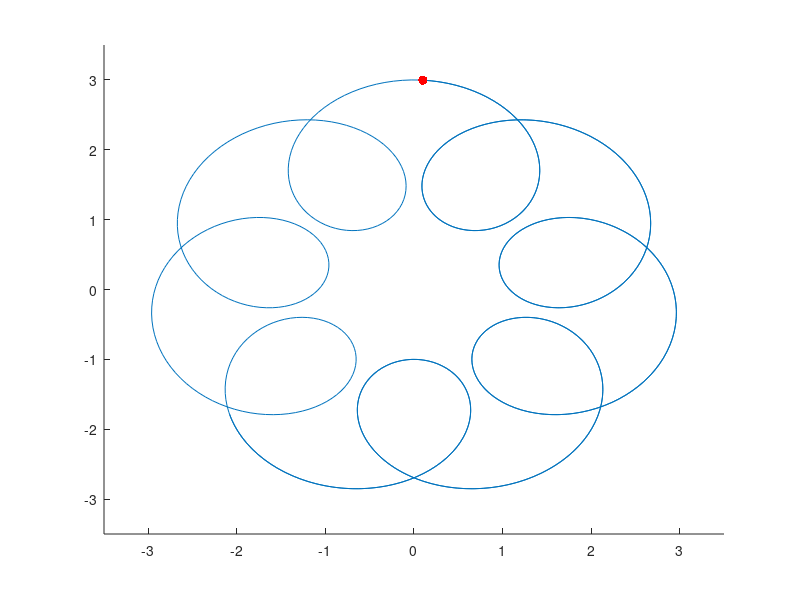

Write MATLAB code to recreate this figure. (Note: this script raises an error after producing the figure.)
clc
clear 

hold on
f1 = figure(1);
axis([-3.5 3.5 -3.5 3.5])

sym_time = 60;
dt = 0.01;

K_p = 20;
K_pi = 0.4;

q1 = 0;
q2 = 0;
q3 = 0;

q = [q1;q2;q3]
q_dot = [0;0;0]

l1 = 1;
l2 = 1;
l3 = 1;

l1_hat = 1.2;
l2_hat = 0.7;
l3_hat = 0.5;

pi = [l1; l2; l3];                  %PARAMERI VERI
pi_hat = [l1_hat ;l2_hat; l3_hat];  %PARAMETRI STIMATI
pi_tild = pi - pi_hat;              %ERRORE NEI PARAMETRI



W = [1,0,0,0,0,0;
    0,1,0,0,0,0;
    0,0,0,0,0,0;
    0,0,0,0,0,0;
    0,0,0,0,0,0;
    0,0,0,0,0,0];

Xi_des_X_fun = @(t) ( 2 * sin(t) + 1 * sin(8*t)  )
Xi_des_Y_fun = @(t) ( 2 * cos(t) + 1 * cos(8*t) )

for i = 1: 1000
    X_tr(i) = Xi_des_X_fun(dt*i);
    Y_tr(i) = Xi_des_Y_fun(dt*i);
end

 plot(X_tr,Y_tr);




Xi_des = [Xi_des_X_fun(dt),Xi_des_Y_fun(dt),0,0,0,0]';


h0 = plot(Xi_des(1),Xi_des(2),'.','MarkerSize',20 ,'Color','red' )
H1 = plotrobot(pi,q,'black');
H2 = plotrobot(pi_hat,q,'blue');

Xi_hat = ni(Q(pi_hat,q));
Xi = ni(Q(pi,q));



for t = dt : dt : sym_time
    
    
    
    Xi_des = [Xi_des_X_fun(t) ; Xi_des_Y_fun(t) ; 0 ;0 ;0;0]
    Xi_des_dot = ( Xi_des - [Xi_des_X_fun(t-dt) ; Xi_des_Y_fun(t-dt) ; 0 ;0 ;0;0] ) / (2 * dt)
    
    
    Jac = J(pi,q) ;
    Xi = ni( Q(pi,q) ) ;
    e = Xi_des - Xi ;
    u =   pinv( W * Jac   ) * (Xi_des_dot +  K_p * e) ;
    q_dot = u ;
    q = q + q_dot * dt ;    

    Jac_hat = J(pi_hat,q) ;
    Xi_hat = ni( Q(pi_hat,q));
    e = Xi_des - Xi_hat ;
    u =  K_p * pinv( W * Jac_hat) * (Xi_des_dot + K_p * e) ;
    Y_pi = J_pi(pi_hat,q) ;
    u_pi =  K_pi *( Y_pi(1:2,:) )' * e(1:2);
    pi_hat_dot = u_pi;
    pi_hat = pi_hat + pi_hat_dot * dt ;

    

    delete(h0)
    delplot(H1)
    delplot(H2)
    h0 = plot(Xi_des(1),Xi_des(2),'.','MarkerSize',20 ,'Color','red' );
    H1 = plotrobot(pi_hat,q,'black');
    H2 = plotrobot(pi,q,'blue');
    
    pause(0.01)
    
end

 
function H = plotrobot(pi,q,color)
    hold on
    Xi_1 = ni( Q([pi(1),0,0]',q) ) ;
    Xi_2 = ni( Q([pi(1),pi(2),0]',q)  );
    Xi_3 = ni( Q([pi(1),pi(2),pi(3)]',q)  ) ;
    x_0 = 0;
    y_0 = 0;
    x_1 = Xi_1(1);
    y_1 = Xi_1(2);
    x_2 = Xi_2(1);
    y_2 = Xi_2(2);
    x_3 = Xi_3(1);
    y_3 = Xi_3(2);
    h1 = plot(0,0,'.','MarkerSize',40 ,'Color',color );
    h2 = line([0,x_1],[0,y_1],'LineWidth',3,'Color',color );
    h3 = plot(x_1,y_1,'.','MarkerSize',40 ,'Color',color );
    h4 = line([x_1,x_2],[y_1,y_2],'LineWidth',3,'Color',color );
    h5 = plot(x_2,y_2,'.','MarkerSize',40 ,'Color',color );
    h6 = line([x_2,x_3],[y_2,y_3],'LineWidth',3,'Color',color );
    h7 = plot(x_3,y_3,'.','MarkerSize',40,'Color',color);
    
    H = [h1;h2;h3;h4;h5;h6;h7];
end

function delplot(H)
delete(H(1))
delete(H(2))
delete(H(3))
delete(H(4))
delete(H(5))
delete(H(6))
delete(H(7))
end




function h = circle2(x,y,r)
d = r*2;
px = x-r;
py = y-r;
h = rectangle('Position',[px py d d],'Curvature',[1,1]);
end